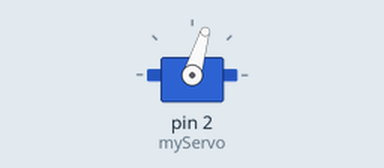
The sketch below on a simulated Arduino Uno, built with avr-gcc and run on an emulated ATmega328P. Shown: servo.

Above: at 0.05 s.
At 2.0 s:
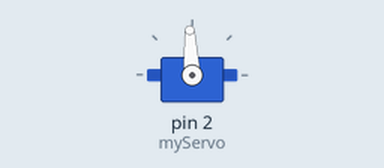
At 4.0 s:
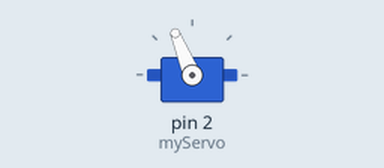
Timing chart, 0 to 5.2 s (numbered marks = the images above):
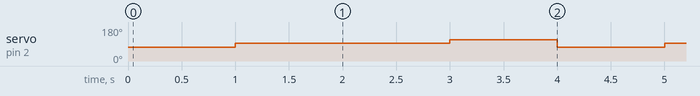

Measured:
- by itself, servo on pin 2 (myServo): repeats every 4.0 s: 112° 1.0 s, 73° 1.0 s, 93° 2.0 s

The sketch:

test-servo.ino
```cpp
#include <Servo.h>

Servo myServo;

void setup()
{
  myServo.attach(2);
}

void loop()
{
  myServo.writeMicroseconds(1300); // Rotate on 0 degrees.
  delay(1000);

  myServo.writeMicroseconds(1500);
  delay(2000);

  myServo.writeMicroseconds(1700); // Rotate on 180 degrees.
  delay(1000);
}
```
